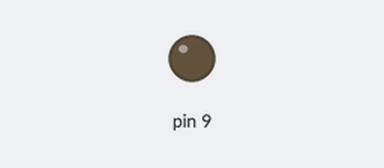
The sketch below on a simulated Arduino Uno, built with avr-gcc and run on an emulated ATmega328P. Parts: output pins drawn as LEDs (lit = HIGH).

Above: at 0.15 s.
At 39.84 s:
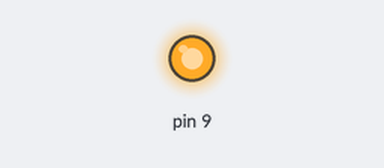
Timing chart, 0 to 40.0 s (numbered marks = the images above):
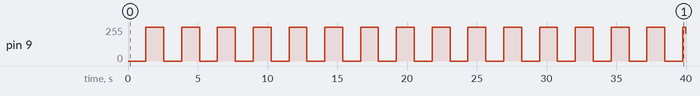

The sketch:

_003_pwm.ino
```cpp
void setup() {
    pinMode(9, OUTPUT);
}

void loop() {
    on();
    off();
}

void on() {
    for(int i = 0; i <= 255; i++) {
        analogWrite(9, i);
        delay(5);
    }
}

void off() {
    for(int i = 255; i >= 0; i--) {
        analogWrite(9, i);
        delay(5);
    }
}
```

Measured:
- by itself, pin 9: 0/255 → 255/255 at 1.3 s, → 0/255 1.3 s later, → 255/255 1.3 s later, → 0/255 1.3 s later, … (32 changes in this stretch)
